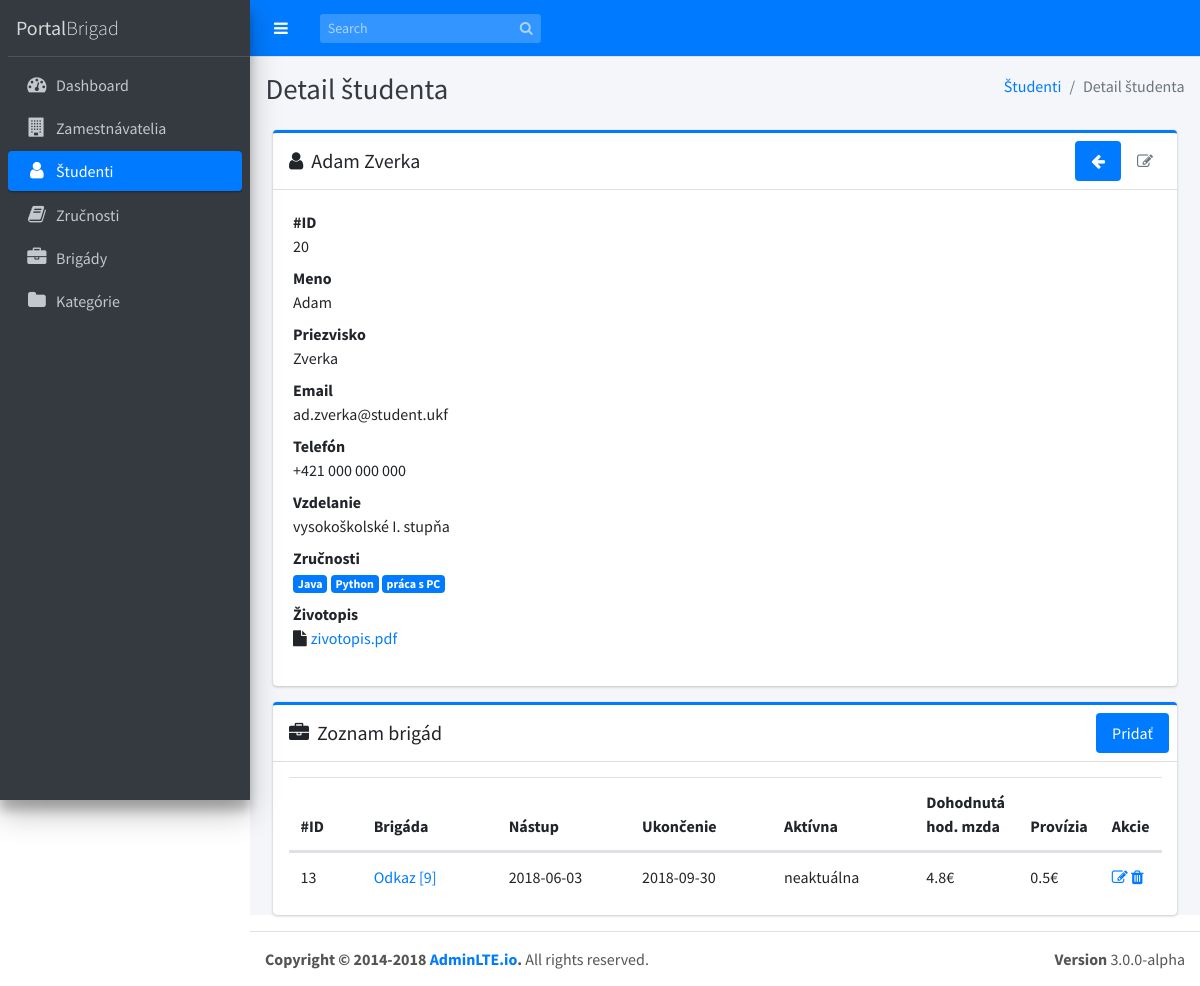
Page /studenti/view/20 on the earlier database version.
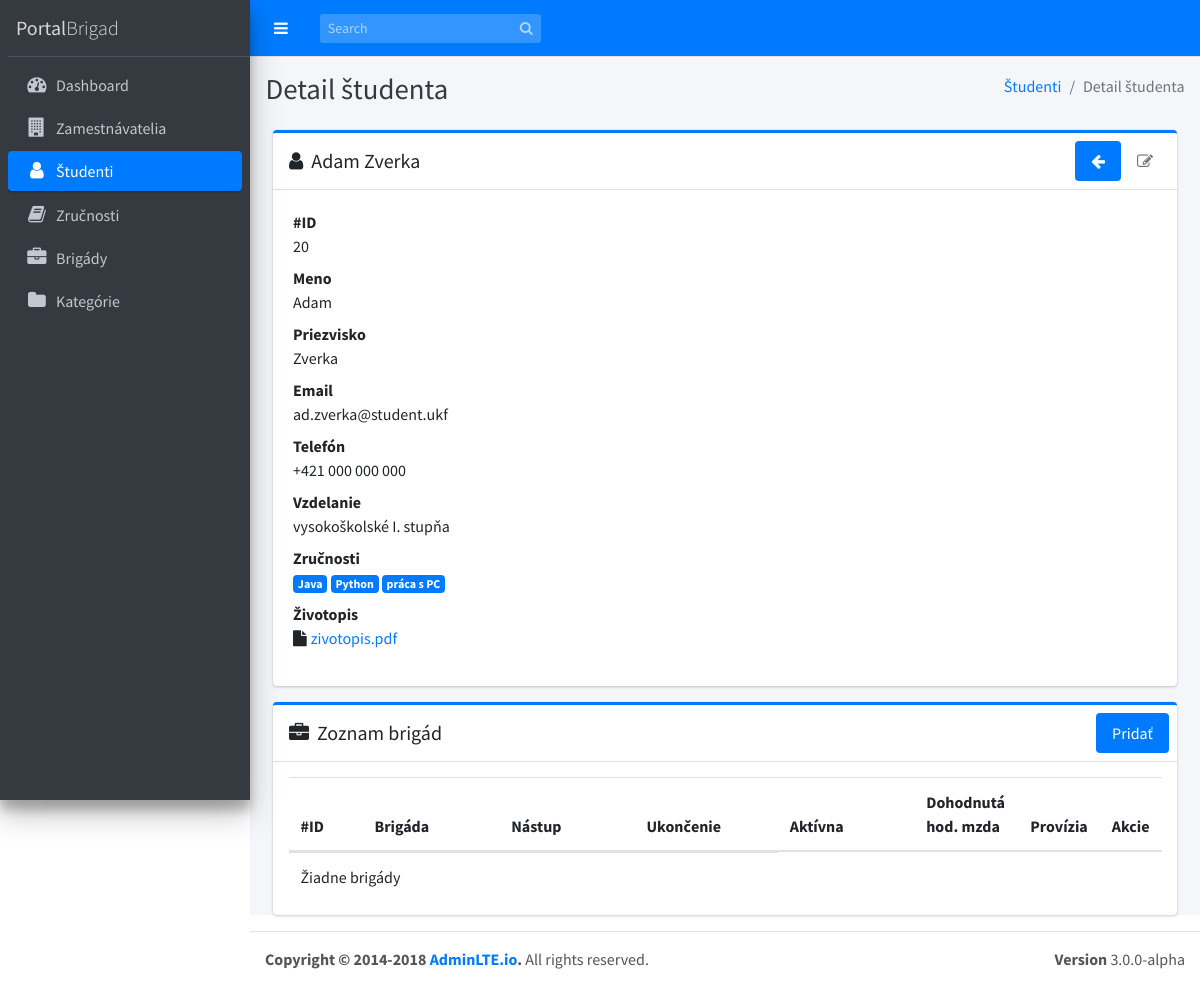
Same page on the later database version.
### tables this page shows
CREATE TABLE `zrucnosti` (
  `idzrucnosti` int(11) NOT NULL,
  `zrucnost` varchar(25) NOT NULL
);

CREATE TABLE `brigady_has_studenti` (
  `id` int(11) NOT NULL,
  `idbrigady` int(11) NOT NULL,
  `idstudenti` int(11) NOT NULL,
  `nastup` date DEFAULT NULL,
  `ukoncenie` date DEFAULT NULL,
  `aktivna` tinyint(1) NOT NULL,
  `doh_hod_mzda` double NOT NULL,
  `provizia` double NOT NULL
);

### application/controllers/Studenti.php (called while the page is built, shortened)
<?php
class Studenti extends CI_Controller
{
  function __construct()
  {
    $this->load->helper('form');
    $this->load->helper('url');
    $this->load->library('form_validation');
    $this->load->model('Student_model');
    $this->load->model('Brigada_student_model');
    $this->load->library('pagination');
  }
  public function view($id)
  {
    $data = array();
    if (!empty($id)) {
      $data['student'] = $this->Student_model->getRows($id);
      $data['zrucnosti'] = $this->Student_model->getZrucnosti($id)->result();
      $data['title'] = $data['student']['meno'] . ' ' . $data['student']['priezvisko'] . ' | PortalBrigad';
      $data['brigady'] = $this->Brigada_student_model->getBrigadyStudenta($id);
      $this->load->view('templates/header', $data);
      $this->load->view('templates/menu');
      $this->load->view('studenti/view', $data);
      $this->load->view('templates/footer');
    } else {
      redirect('/studenti');
    }
  }
}

### index.php (called while the page is built, shortened)
<?php
require_once BASEPATH.'core/CodeIgniter.php';

### application/models/Student_model.php (called while the page is built, shortened)
<?php defined('BASEPATH') or exit('No direct script access allowed');
class Student_model extends CI_Model
{
  function getRows($id = "")
  {
    if (!empty($id)) {
      $query = $this->db->get_where('studenti', array('idstudenti' => $id));
      return $query->row_array();
    } else {
      $query = $this->db->get('studenti');
      return $query->result_array();
    }
  }
  public function getZrucnosti($id = "")
  {
    if (!empty($id)) {
      $this->db->select('zrucnost');
      $this->db->from('zrucnosti');
      $this->db->join('studenti_has_zrucnosti', 'studenti_has_zrucnosti.zrucnosti_idzrucnosti = idzrucnosti', 'inner');
      $this->db->join('studenti', 'studenti_has_zrucnosti.studenti_idstudenti = studenti.idstudenti', 'inner');
      $this->db->where('studenti.idstudenti = ' . $id);
      $query = $this->db->get();
      return $query;
    } else {
      $this->load->model('zrucnost_model', 'zrucnosti');
      return $this->zrucnosti->getRows();
    }
  }
}

### application/models/Brigada_student_model.php (called while the page is built, shortened)
<?php defined('BASEPATH') or exit('No direct script access allowed');
class Brigada_student_model extends CI_Model
{
  public function getBrigadyStudenta($id)
  {
    if (!empty($id)) {
      $query = $this->db->get_where('brigady_has_studenti', array('idstudenti' => $id));
      return $query->result_array();
    } else {
      return false;
    }
  }
}

### application/views/studenti/view.php (the view, shortened to what the changed rows need)
<div class="content-wrapper">
  <div class="content-header">
    <div class="container-fluid">
      <div class="row mb-2">
        <div class="col-sm-6">
          <h1 class="m-0 text-dark">Detail študenta</h1>
        </div>
      </div>
    </div>
  </div>
  <section class="content">
    <div class="container-fluid">
      <section class="col-md-12">
        <div class="card card-primary card-outline">
          <div class="card-body">
            <dl>
              <dd>
                <?php if (!empty($zrucnosti)) : foreach ($zrucnosti as $zrucnost) : ?>
                    <span class="badge badge-primary"><?php echo $zrucnost->zrucnost; ?></span>
                  <?php endforeach;
              else : ?>
                  <p>Žiadne zručnosti</p>
                <?php endif; ?></dd>
            </dl>
          </div>
        </div>
        <div class="card card-primary card-outline">
          <div class="card-body table-responsive p-2">
            <div id="brigadyStudentTable_wrapper" class="dataTables_wrapper container-fluid dt-bootstrap4">
              <div class="row">
                <div class="col-sm-12">
                  <table id="brigadyStudentTable" class="table table-hover dataTable">
                    <thead>
                      <tr>
                        <th width="10%">#ID</th>
                        <th width="19%">Brigáda</th>
                        <th width="19%">Nástup</th>
                        <th width="19%">Ukončenie</th>
                        <th width="19%">Aktívna</th>
                        <th width="12%">Dohodnutá hod. mzda</th>
                        <th width="19%">Provízia</th>
                        <th width="19%">Akcie</th>
                      </tr>
                    </thead>
                    <tbody id="userData">
                      <?php if (!empty($brigady)) : foreach ($brigady as $brigada) : ?>
                          <tr>
                            <td><?php echo $brigada['id']; ?></td>
                            <td><a href="<?php echo site_url('brigady/view/' . $brigada['idbrigady']); ?>">Odkaz [<?php echo $brigada['idbrigady']; ?>]</a></td>
                            <td><?php echo !empty($brigada['nastup']) ? $brigada['nastup'] : '-'; ?></td>
                            <td><?php echo !empty($brigada['ukoncenie']) ? $brigada['ukoncenie'] : '-'; ?></td>
                            <td><?php if ($brigada['aktivna'] == 1) {
                                  echo 'aktuálna';
                                } else {
                                  echo 'neaktuálna';
                                } ?>
                            </td>
                            <td><?php echo $brigada['doh_hod_mzda'] . '€'; ?></td>
                            <td><?php echo $brigada['provizia'] . '€'; ?></td>
                            <td>
                              <a href="<?php echo site_url('brigady/editbrigada/' . $brigada['id']); ?>" class="fa fa-edit"></a>
                              <a href="<?php echo site_url('brigady/deletebrigada/' . $brigada['id']); ?>" data-href="<?php echo site_url('brigady/deletebrigada/' . $brigada['id']); ?>" class="fa fa-trash" data-toggle="modal" data-target="#deleteModal"></a>
                            </td>
                          </tr>
                        <?php endforeach;
                    else : ?>
                        <tr>
                          <td colspan="4">Žiadne brigády</td>
                        </tr>
                      <?php endif; ?>
                    </tbody>
                  </table>
                </div>
              </div>
            </div>
          </div>
        </div>
    </div>
</div>

Differences in the rows shown:
removed brigady_has_studenti: id "13", idbrigady "9", nastup "2018-06-03", ukoncenie "2018-09-30", aktivna "neaktuálna", doh_hod_mzda "4.8", provizia "0.5"
Other differences:
text now shown: "Žiadne brigády"
